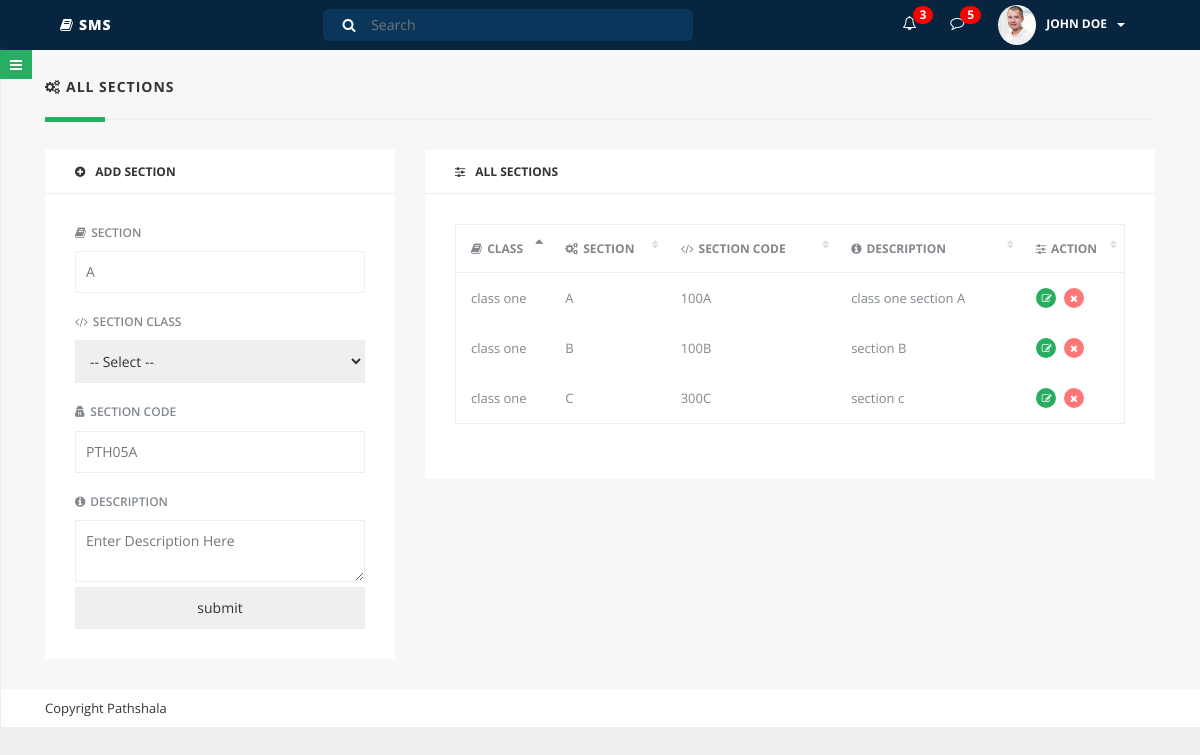
The page /add_section.php on the database its author committed.
### tables this page shows
CREATE TABLE `section` (
  `id` int(11) NOT NULL,
  `section` varchar(25) NOT NULL,
  `section_class` varchar(25) NOT NULL,
  `section_code` varchar(10) NOT NULL,
  `description` varchar(100) NOT NULL
);

### add_section.php (the view, shortened to what this page needs)
<?php include('header.php'); ?>
    <?php
	include('database.php');
?>
		<div class="parent-wrapper" id="outer-wrapper">
			<div class="main-content" id="content-wrapper">
				<div class="container-fluid">
					<div class="row">
						<div class="col-lg-12 clear-padding-xs">
							<h5 class="page-title"><i class="fa fa-cogs"></i>ALL SECTIONS</h5>
							<div class="section-divider"></div>
						</div>
					</div>
					<div class="row">
						<div class="col-lg-12 clear-padding-xs">
							<div class="col-sm-4">
								<div class="dash-item first-dash-item">
									<h6 class="item-title"><i class="fa fa-plus-circle"></i>ADD SECTION</h6>
								<form method="post">
									<div class="inner-item">
										<div class="dash-form">
											<label class="clear-top-margin"><i class="fa fa-book"></i>SECTION</label>
											<input name="section" type="text" placeholder="A" />
											<label><i class="fa fa-code"></i>SECTION CLASS</label>
											<select name="section_class">
												<option>-- Select --</option>
											</select>
											<label><i class="fa fa-user-secret"></i>SECTION CODE</label>
											<input name="section_code" type="text" placeholder="PTH05A" />
											<label><i class="fa fa-info-circle"></i>DESCRIPTION</label>
											<textarea name="description" placeholder="Enter Description Here"></textarea>
											<div>
												<input type="submit" name="submit" value="submit">
											</div>
										</div>
									</div>
								</form>
								</div>
							</div>
							<div class="col-sm-8">
								<div class="dash-item first-dash-item">
									<h6 class="item-title"><i class="fa fa-sliders"></i>ALL SECTIONS</h6>
									<div class="inner-item">
										<table id="attendenceDetailedTable" class="display responsive nowrap" cellspacing="0" width="100%">
						<thead>
							<tr>
								<th><i class="fa fa-book"></i>CLASS</th>
								<th><i class="fa fa-cogs"></i>SECTION</th>
								<th><i class="fa fa-code"></i>SECTION CODE</th>
								<th><i class="fa fa-info-circle"></i>DESCRIPTION</th>
								<th><i class="fa fa-sliders"></i>ACTION</th>
							</tr>
						</thead>
						<tbody>
	<?php
				$sql = "SELECT * FROM section";
				$obj = mysqli_query($connection, $sql);
				foreach ($obj as $key => $value) {
	?>
						<tr>
							<td><?php echo $value['section_class']; ?></td>
							<td><?php echo $value['section']; ?></td>
							<td><?php echo $value['section_code']; ?></td>
							<td><?php echo $value['description']; ?></td>
							<td class="action-link">
							<a class="edit" href="#" title="Edit" ><i class="fa fa-edit"></i></a>
							<a class="delete" href="#" title="Delete" ><i class="fa fa-remove"></i></a>
							</td>
						</tr>
	<?php } ?>
				</tbody>
			</table>
		</div>
	</div>
							</div>
						</div>
					</div>
				</div>
				<div class="menu-togggle-btn">
					<a href="#menu-toggle" id="menu-toggle"><i class="fa fa-bars"></i></a>
				</div>
				<div class="dash-footer col-lg-12">
					<p>Copyright Pathshala</p>
				</div>
			</div>
		</div>
    </body>
</html>

### assets/css/style.css (style rules this page uses)
html, body { font-family: 'Open Sans', sans-serif; height: 100%; text-rendering: optimizeLegibility; -webkit-font-smoothing: antialiased; }
input[type=text] { width: 130px; -webkit-transition: width 0.4s ease-in-out; transition: width 0.4s ease-in-out; }
body { background: #eee !important; }
.row { margin: 0; }
.dash-form input, .dash-form textarea, .dash-form select { width: 100%; border: 1px solid #eee; padding: 10px; }
.dash-form label { display: block; color: #81878C; font-size: 12px; font-weight: 600; margin-top: 20px; margin-bottom: 10px; }
.dash-form label i, .dash-form a i { margin-right: 5px; }
.clear-top-margin { margin-top: 0 !important; }
.dash-item { margin-top: 30px; background: #fff; }
.dash-item .item-title { font-weight: 700; margin: 0; border-bottom: 1px solid #eee; padding: 15px 30px; }
.dash-item .item-title i { margin-right: 10px; }
.dash-item .inner-item { padding: 30px; }
.first-dash-item { margin-top: 0px; }
.dash-footer { background: #fff; padding: 10px 45px; margin-top: 30px; }
.dash-footer p { margin: 0; font-size: 13px; }
.parent-wrapper { padding-left: 0; -webkit-transition: all 0.5s ease; -moz-transition: all 0.5s ease; -o-transition: all 0.5s ease; transition: all 0.5s ease; }
.main-content { width: 100%; position: absolute; padding: 30px 0 0; background: #f7f7f7; }
.menu-togggle-btn { position: absolute; top: 5px; z-index: 10000; width: 50px }
.menu-togggle-btn a { color: #fff; padding: 5px 10px; background: #27AE60; }
@media (min-width:768px) { .parent-wrapper { padding-left: 0; position: relative; } }
.section-divider { margin: 25px 15px 30px; border-top: 1px solid #eee; position: relative; }
.section-divider:after { content: ''; position: absolute; width: 60px; background: #27AE60; height: 5px; left: 0px; top: -3px; }
.page-title { font-weight: 700; letter-spacing: 1px; line-height: 1; margin: 0; padding: 0 15px; }
.page-title i { margin-right: 5px; }
table.dataTable thead th { border-bottom: 1px solid #eee; font-size: 12px; font-weight: 700; color: #81878C; padding: 15px; }
table.dataTable thead th i { margin-right: 5px; }
table.dataTable tbody td { padding: 15px; font-size: 13px; color: #81878C; }
table.dataTable.display tbody td { border-top: none; }
table.dataTable tbody td a { color: #27AE60; }
table.dataTable tbody td a i { margin-right: 5px; }
table.dataTable.no-footer { border: 1px solid #eee; margin-bottom: 25px; }
table.dataTable thead th { position: relative; background-image: none !important; }
table.dataTable thead th.sorting:after, table.dataTable thead th.sorting_asc:after, table.dataTable thead th.sorting_desc:after { position: absolute; top: 12px; right: 8px; display: block; font-family: FontAwesome; }
table.dataTable thead th.sorting:after { content: "\f0dc"; color: #ddd; font-size: 0.8em; padding-top: 0.12em; }
table.dataTable thead th.sorting_asc:after { content: "\f0de"; }
.action-link a { color: #fff !important; display: inline-block; height: 20px; width: 20px; border-radius: 50%; text-align: center; padding: 3px 6px; margin-right: 5px; font-size: 10px; }
.action-link .edit { background: #27AE60; }
.action-link .delete { background: #FF7676; }

### rows shown on the page
section: section_class "class one", section "A", section_code "100A", description "class one section A"
section: section_class "class one", section "B", section_code "100B", description "section B"
section: section_class "class one", section "C", section_code "300C", description "section c"
